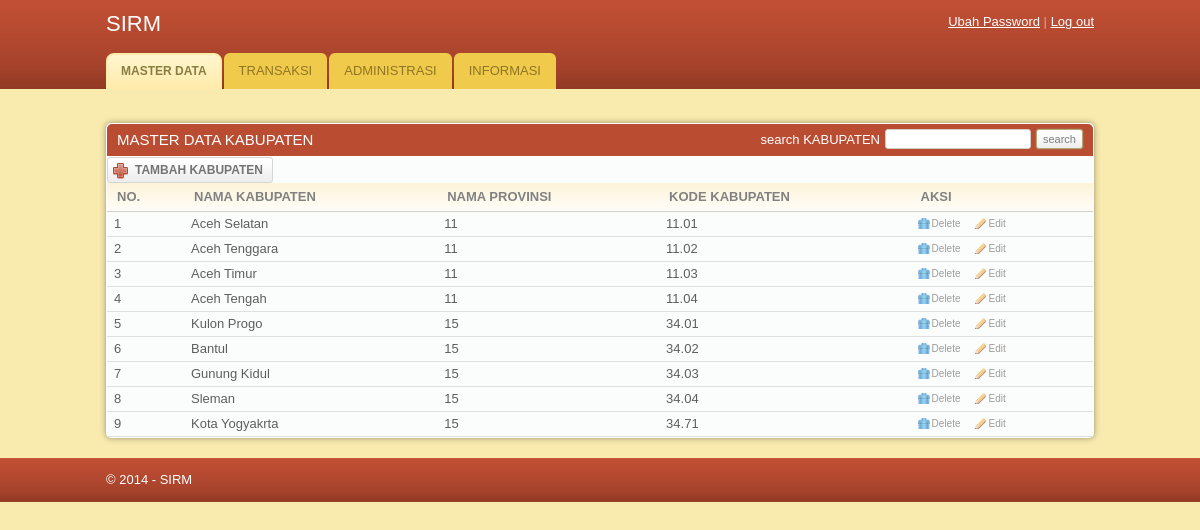
The page /MODUL/Master/kabupaten1.php on the database its author committed.
### tables this page shows
CREATE TABLE IF NOT EXISTS `kabupaten` (
  `id_kabupaten` int(3) NOT NULL AUTO_INCREMENT,
  `id_provinsi` int(3) NOT NULL,
  `nama_kabupaten` varchar(20) NOT NULL,
  `kode_kab` varchar(5) NOT NULL,
  PRIMARY KEY (`id_kabupaten`)
);

### MODUL/Master/kabupaten1.php (the view, shortened to what this page needs)
<!DOCTYPE html PUBLIC "-//W3C//DTD XHTML 1.0 Transitional//EN" "http://www.w3.org/TR/xhtml1/DTD/xhtml1-transitional.dtd">
<html xmlns="http://www.w3.org/1999/xhtml">
<head>
	<link rel="stylesheet" href="../../css/style.css" type="text/css" media="all" />
</head>
<body>
<div id="header">
	<div class="shell">
		<div id="top">
			<h1><a href="master/index.php">SIRM</a></h1>
			<div id="top-navigation">
				<a href="#">Ubah Password</a>
				<span>|</span>
				<a href="#">Log out</a>
			</div>
		</div>
		<div id="navigation">
			<ul>
			    <li><a href="master.php" class="active"><span>MASTER DATA</span></a></li>
				<li><a href="../../transaksi.php"><span>TRANSAKSI</span></a></li>
			    <li><a href="../../administrasi.php"><span>ADMINISTRASI</span></a></li>
			    <li><a href="../../informasi.php"><span>INFORMASI</span></a></li>
			</ul>
		</div>
	</div>
</div>
<div id="container">
	<div class="shell">
		<br />
		<div id="main">
			<div id="content">
				<div class="box">
					<div class="box-head">
						<h2 class="left">MASTER DATA KABUPATEN</h2>
						<div class="right">
							<label>search KABUPATEN</label>
							<input type="text" class="field small-field" />
							<input type="submit" class="button" value="search" />
						</div>
					</div>
					<div class="table">
					<a href="tambahkab.php" class="add-button"><span>TAMBAH KABUPATEN</span></a><br>
						<table width="100%" border="0" cellspacing="0" cellpadding="0">
							<tr>
								<th>NO.</th>
								<th>NAMA KABUPATEN</th>
								<th>NAMA PROVINSI</th>
								<th>KODE KABUPATEN</th>
								<th>AKSI</th>
							</tr>
							<?php
							$no=0;
							$query = mysql_query("SELECT * FROM kabupaten");
							while($data= mysql_fetch_array($query)){
							$no++;
							?>
							<tr>
								<td><?php echo $no;?></td>
								<td><?php echo $data['nama_kabupaten'];?></td>
								<td><?php echo $data['id_provinsi'];?></td>
								<td><?php echo $data['kode_kab'];?></td>
								<td><a href="hapuskab.php?id_kabupaten=<?=$data['id_kabupaten']?>" class="ico del" onclick="return konfirmasi('<?php echo $data['nama_kabupaten'];?>')">Delete</a><a href="editkab.php?id_kabupaten=<?=$data['id_kabupaten']?>" class="ico edit">Edit</a></td>
							</tr>
							<?php }?>
						</table>
					</div>
				</div>
			</div>
		</div>
	</div>
<div id="footer">
	<div class="shell">
		<span class="left">&copy; 2014 - SIRM</span>
	</div>
</div>
</body>
</html>

### css/style.css (style rules this page uses)
* { padding:0; margin:0; outline:0; }
body { background:#f9ebae; font-family: Verdana, sans-serif; font-size:13px; line-height:14px; color:#5e5e5e; }
.field { border:solid 1px #d3cfc7; background:#fff; padding:5px; }
.small-field { border:solid 1px #d3cfc7; background:#fff; padding:3px 1px; font-size:11px; }
.button { background:#eee url(images/button.gif) repeat-x 0 0; border:solid 1px #b1a874; color:#7f7f7f; font-size:11px; padding:2px 6px 2px 6px; cursor:pointer; line-height:14px !important; }
a { color:#ba4c32; text-decoration: underline; cursor:pointer; }
.left, .alignleft { float:left; display:inline; }
.right, .alignright { float:right; display:inline; }
h1 { font-size:22px; line-height:24px; color:#fff; font-weight: normal; }
h1 a { color:#fff; text-decoration: none; }
h2 { font-size:15px; font-weight: normal; }
.shell { width:988px; margin:0 auto; }
#header { height:89px; background:url(images/header.gif); white-space:nowrap; }
#header h1 { float:left; display:inline; padding-top:12px; }
#top-navigation { float:right; white-space:nowrap; color:#fff; padding-top:15px; }
#top-navigation a { color:#fff; }
#top-navigation span { color:#dca598; }
#top { height:53px; }
#navigation { height:36px; }
#navigation ul { list-style-type: none; }
#navigation ul li { float:left; display:inline; margin-right:2px; }
#navigation ul li a, #navigation ul li a span { float:left; height:36px; background:url(images/tab.gif) no-repeat 0 0; padding:0 0 0 15px; }
#navigation ul li a span { background-position:right 0; padding:0 15px 0 0; }
#navigation ul li a { line-height:36px; color:#907525; text-decoration: none; }
#navigation ul li a.active, #navigation ul li a:hover { background-position:0 bottom; }
#navigation ul li a.active span, #navigation ul li a:hover span { background-position:right bottom; }
#navigation ul li a.active { font-size:12px; font-weight: bold; color:#887e42; }
#container { padding:20px 0; }
#content { float:left; width:100%; }
.table th { background:#fffdfa url(images/th.gif) repeat-x 0 0; color:#818181; text-align: left; padding:7px 10px; border-bottom:solid 1px #d2d1cb; }
.table td { background:#fbfcfc; border-bottom:solid 1px #e0e0e0; padding:5px 7px; }
.box { background:#fbfcfc; height:100%; padding:1px; margin-bottom:20px; }
.box-head { background:#ba4c32; height:32px; color:#fff; padding: 0 10px; line-height:32px; border-bottom:solid 1px #fff; }
.box-head .right { padding-top:5px; line-height:13px; }
.box-head .right label, .box-head .right input { float:left; }
.box-head .right label { padding:4px 0 0 0; }
.box-head .right input { margin-left:5px; }
a.ico { color:#9d9c9a; font-size:10px; text-decoration: none; padding:0 0 0 14px; background-repeat:no-repeat; background-position:0 0; }
a.del { background-image:url(images/del.gif) }
a.edit { background-image:url(images/edit.gif); margin-left:14px; }
.add-button, .add-button span { float:left; height:26px; background:url(images/add-button.gif) no-repeat 0 0; padding:0 0 0 28px; }
.add-button span { background-position:right 0; padding:0 10px 0 0; }
.add-button { font-weight: bold; font-size:12px; color:#747474; text-decoration: none; line-height:26px; }
#footer { height:44px; background:url(images/footer.gif); line-height:44px; color:#fff; }
.box { -moz-border-radius:5px; -webkit-border-radius:5px; -moz-box-shadow: 0 0 6px #978f6c; -webkit-box-shadow: 0 0 6px #978f6c; }
.box-head { -moz-border-radius-topleft:5px; -moz-border-radius-topright:5px; -webkit-border-top-left-radius:5px; -webkit-border-top-right-radius:5px; }
.field, .button { -moz-border-radius:4px; -webkit-border-radius:4px; }
.small-field, .button, .pagging a { -moz-border-radius:3px; -webkit-border-radius:3px; }
.button { -moz-box-shadow: 0 0 2px #978f6c; -webkit-box-shadow: 0 0 2px #978f6c; }

### rows shown on the page
kabupaten: nama_kabupaten "Aceh Selatan", id_provinsi "11", kode_kab "11.01"
kabupaten: nama_kabupaten "Aceh Tenggara", id_provinsi "11", kode_kab "11.02"
kabupaten: nama_kabupaten "Aceh Timur", id_provinsi "11", kode_kab "11.03"
kabupaten: nama_kabupaten "Aceh Tengah", id_provinsi "11", kode_kab "11.04"
kabupaten: nama_kabupaten "Kulon Progo", id_provinsi "15", kode_kab "34.01"
kabupaten: nama_kabupaten "Bantul", id_provinsi "15", kode_kab "34.02"
kabupaten: nama_kabupaten "Gunung Kidul", id_provinsi "15", kode_kab "34.03"
kabupaten: nama_kabupaten "Sleman", id_provinsi "15", kode_kab "34.04"
kabupaten: nama_kabupaten "Kota Yogyakrta", id_provinsi "15", kode_kab "34.71"
